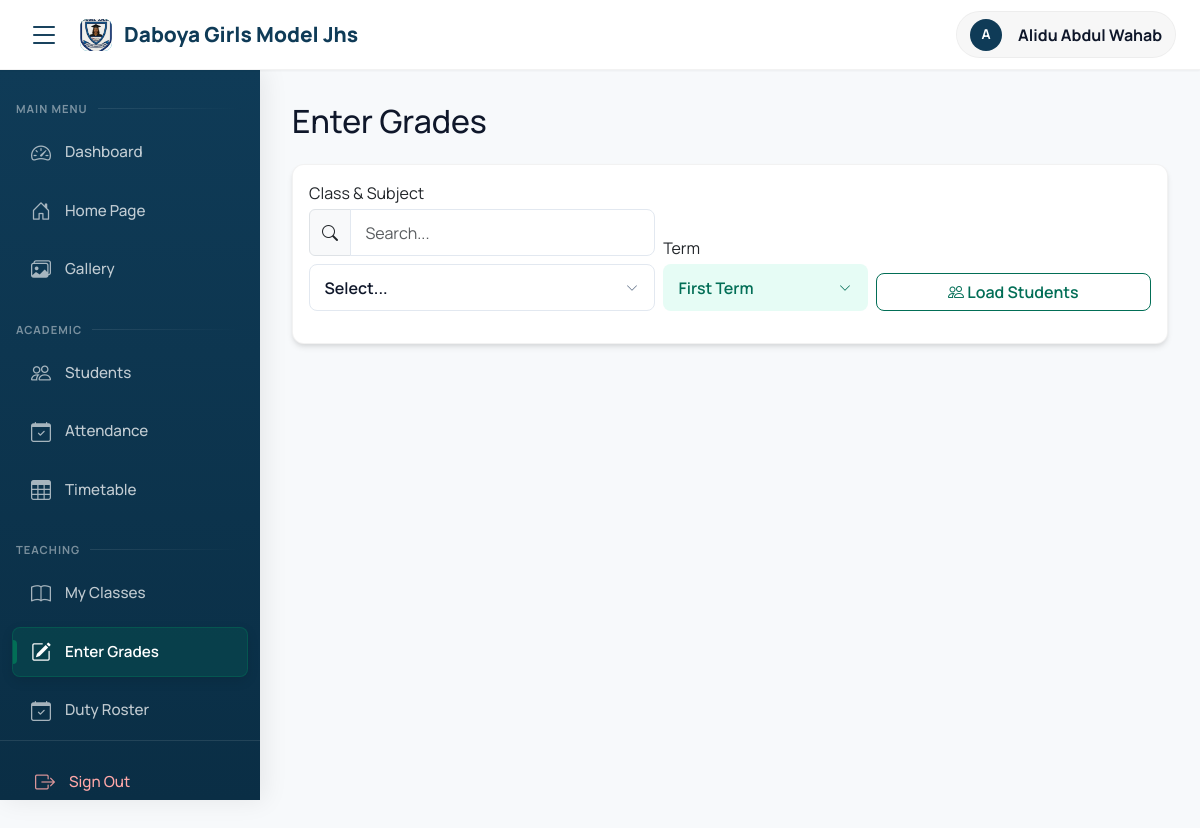
The page /teachers/grades/enter/ (signed in) on the database its author committed.
### academics/models.py (models this page shows, shortened)
class SchoolInfo(models.Model):
    name = models.CharField(max_length=200, default="Daboya Girls Model JHS")
    address = models.TextField(default="P.O. Box 6, Daboya, North Gonja District")
    phone = models.CharField(max_length=50, default="024-0852910")
    email = models.EmailField(default="info@daboyagirlsmodel.edu.gh")
    motto = models.CharField(max_length=200, default="Success, Our Concern")
    logo = models.ImageField(upload_to='school_logo/', null=True, blank=True)
    class Meta:
        verbose_name_plural = "School Information"

### accounts/models.py (models this page shows, shortened)
class User(AbstractUser):
    USER_TYPES = (
        ('admin', 'Admin'),
        ('teacher', 'Teacher'),
        ('student', 'Student'),
        ('parent', 'Parent'),
    )
    user_type = models.CharField(max_length=10, choices=USER_TYPES)
    phone = models.CharField(max_length=15, blank=True)
    address = models.TextField(blank=True)
    profile_picture = models.ImageField(upload_to='profiles/', null=True, blank=True)

### teachers/views.py (the view, shortened to what this page needs)
# urls.py: path('grades/enter/', views.enter_grades, name='enter_grades'),
@login_required
def enter_grades(request):
    if request.user.user_type != 'teacher':
        messages.error(request, 'Access denied')
        return redirect('dashboard')
    teacher = Teacher.objects.get(user=request.user)
    class_subjects = ClassSubject.objects.filter(teacher=teacher).select_related('class_name', 'subject')
    selected_cs_id = request.GET.get('class_subject_id')
    return render(request, 'teachers/enter_grades.html', {
        'class_subjects': class_subjects,
        'selected_cs_id': selected_cs_id,
    })

### academics/context_processors.py (called while the page is built)
def school_info(request):
    try:
        info = SchoolInfo.objects.first()
    except:
        info = None
    if not info:
        return {
            'school_name': "Daboya Girls Model JHS",
            'school_address': "P.O. Box 6, Daboya, North Gonja District",
            'school_motto': "Success, Our Concern",
        }
    return {
        'school_name': info.name,
        'school_address': info.address,
        'school_phone': info.phone,
        'school_email': info.email,
        'school_motto': info.motto,
        'school_logo': info.logo,
        'school_object': info
    }

### academics/models.py (called while the page is built)
    def __str__(self):
        return f"{self.name}"

### templates/teachers/enter_grades.html (shortened to what this page needs)
{% extends 'base.html' %}
{% block content %}
<h2 class="mb-4">Enter Grades</h2>
<div class="card">
    <div class="card-body">
        <form method="post" id="gradeForm">
            <div class="row g-2 mb-3 align-items-end">
                <div class="col-12 col-md-5">
                    <label class="form-label mb-1">Class & Subject</label>
                    <div class="input-group mb-2">
                        <span class="input-group-text"><i class="bi bi-search"></i></span>
                        <input type="text" class="form-control" id="classSubjectFilter" placeholder="Search..." aria-label="Filter class or subject">
                    </div>
                    <select name="class_subject_id" id="classSubjectSelect" class="form-select select-flat" required>
                        <option value="" disabled {% if not selected_cs_id %}selected{% endif %}>Select...</option>
                        {% regroup class_subjects by class_name as class_groups %}
                    </select>
                </div>
                <div class="col-6 col-md-3">
                    <label class="form-label mb-1">Term</label>
                    <select name="term" class="form-select select-flat select-flat--accent" required>
                        <option value="first">First Term</option>
                    </select>
                </div>
                <div class="col-6 col-md-4">
                    <label class="form-label mb-1">&nbsp;</label>
                    <button type="button" id="loadStudents" class="btn btn-outline-primary w-100">
                        <i class="bi bi-people"></i> Load Students
                    </button>
                </div>
            </div>
        </form>
    </div>
</div>
{% endblock %}

### templates/base.html (shortened to what this page needs)
{% load static %}
<!DOCTYPE html>
<html lang="en">
<head>
    <link href="https://cdn.jsdelivr.net/npm/bootstrap@5.3.0/dist/css/bootstrap.min.css" rel="stylesheet">
    <link rel="stylesheet" href="https://cdn.jsdelivr.net/npm/bootstrap-icons@1.11.0/font/bootstrap-icons.css">
</head>
<body>
    <div class="main-container {% if not user.is_authenticated %}public-layout{% endif %}">
        {% if user.is_authenticated %}
        <header class="header">
            <div class="container-fluid px-3 px-lg-4">
                <div class="d-flex justify-content-between align-items-center">
                    <div class="d-flex align-items-center gap-2">
                        <button class="btn btn-link text-decoration-none d-none d-lg-block p-1 me-2 border-0" onclick="toggleSidebar()" style="color: var(--primary-dark);">
                            <i class="bi bi-list fs-2"></i>
                        </button>
                        <div class="navbar-brand m-0">
                            <div class="header-brand-icon">
                                {% if school_logo %}
                                    <img src="{{ school_logo.url }}" alt="Logo" style="width: 100%; height: 100%; object-fit: cover; border-radius: 8px;">
                                {% else %}
                                    GM
                                {% endif %}
                            </div>
                            <span class="d-none d-sm-block">{{ school_name|default:"Girls Model JHS" }}</span>
                        </div>
                    </div>
                    <div>
                        <a href="{% url 'dashboard' %}" class="user-info">
                            <div class="user-avatar">
                                {{ user.get_full_name|first|upper }}
                            </div>
                            <div class="d-none d-md-block fs-6 fw-bold ps-1">
                                {{ user.get_full_name }}
                            </div>
                        </a>
                    </div>
                </div>
            </div>
        </header>
        <nav class="sidebar" id="sidebar">
            <h4 class="mb-2">Main Menu</h4>
            <div class="nav-item">
                <a href="{% url 'dashboard' %}" class="nav-link {% if request.resolver_match.url_name == 'dashboard' %}active{% endif %}" title="Dashboard">
                    <i class="bi bi-speedometer2"></i>
                    <span>Dashboard</span>
                </a>
            </div>
            <div class="nav-item">
                <a href="{% url 'home' %}" class="nav-link {% if request.resolver_match.url_name == 'home' %}active{% endif %}" title="Home Page">
                    <i class="bi bi-house-door"></i>
                    <span>Home Page</span>
                </a>
            </div>
            <div class="nav-item">
                <a href="{% url 'academics:gallery' %}" class="nav-link {% if request.resolver_match.url_name == 'gallery' %}active{% endif %}" title="Gallery">
                    <i class="bi bi-images"></i>
                    <span>Gallery</span>
                </a>
            </div>
            {% if user.user_type == 'admin' or user.user_type == 'teacher' %}
            <h4 class="mb-2 mt-4">Academic</h4>
            <div class="nav-item">
                <a href="{% url 'students:student_list' %}" class="nav-link {% if request.resolver_match.url_name == 'student_list' %}active{% endif %}" title="Students">
                    <i class="bi bi-people"></i>
                    <span>Students</span>
                </a>
            </div>
            <div class="nav-item">
                <a href="{% url 'students:mark_attendance' %}" class="nav-link {% if request.resolver_match.url_name == 'mark_attendance' %}active{% endif %}" title="Attendance">
                    <i class="bi bi-calendar-check"></i>
                    <span>Attendance</span>
                </a>
            </div>
            <div class="nav-item">
                <a href="{% url 'academics:timetable' %}" class="nav-link {% if request.resolver_match.url_name == 'timetable' %}active{% endif %}" title="Timetable">
                    <i class="bi bi-table"></i>
                    <span>Timetable</span>
                </a>
            </div>
            {% endif %}
            {% if user.user_type == 'teacher' %}
            <h4 class="mb-2 mt-4">Teaching</h4>
            <div class="nav-item">
                <a href="{% url 'teachers:my_classes' %}" class="nav-link {% if request.resolver_match.url_name == 'my_classes' %}active{% endif %}" title="My Classes">
                    <i class="bi bi-book"></i>
                    <span>My Classes</span>
                </a>
            </div>
            <div class="nav-item">
                <a href="{% url 'teachers:enter_grades' %}" class="nav-link {% if request.resolver_match.url_name == 'enter_grades' %}active{% endif %}" title="Enter Grades">
                    <i class="bi bi-pencil-square"></i>
                    <span>Enter Grades</span>
                </a>
            </div>
            <div class="nav-item">
                <a href="{% url 'teachers:duty_roster' %}" class="nav-link {% if request.resolver_match.url_name == 'duty_roster' %}active{% endif %}" title="Duty Roster">
                    <i class="bi bi-calendar-check"></i>
                    <span>Duty Roster</span>
                </a>
            </div>
            {% endif %}
            <div class="mt-auto p-3 border-top" style="border-color: rgba(255,255,255,0.1) !important;">
                <a href="{% url 'logout' %}" class="nav-link" style="color: #ffa8a8 !important;" title="Sign Out">
                    <i class="bi bi-box-arrow-right"></i>
                    <span>Sign Out</span>
                </a>
            </div>
        </nav>
        {% endif %}
        <main class="main-content {% if not user.is_authenticated %}w-100 m-0 p-0{% endif %}" id="mainContent">
            {% block content %}{% endblock %}
        </main>
    </div>
    <div class="position-fixed top-0 end-0 p-3" style="z-index: 1200; width: 320px;" id="toastContainer"></div>
</body>
</html>

### rows shown on the page
SchoolInfo: name "Daboya Girls Model Jhs"
User: get_full_name|first "A", get_full_name "Alidu Abdul Wahab"
